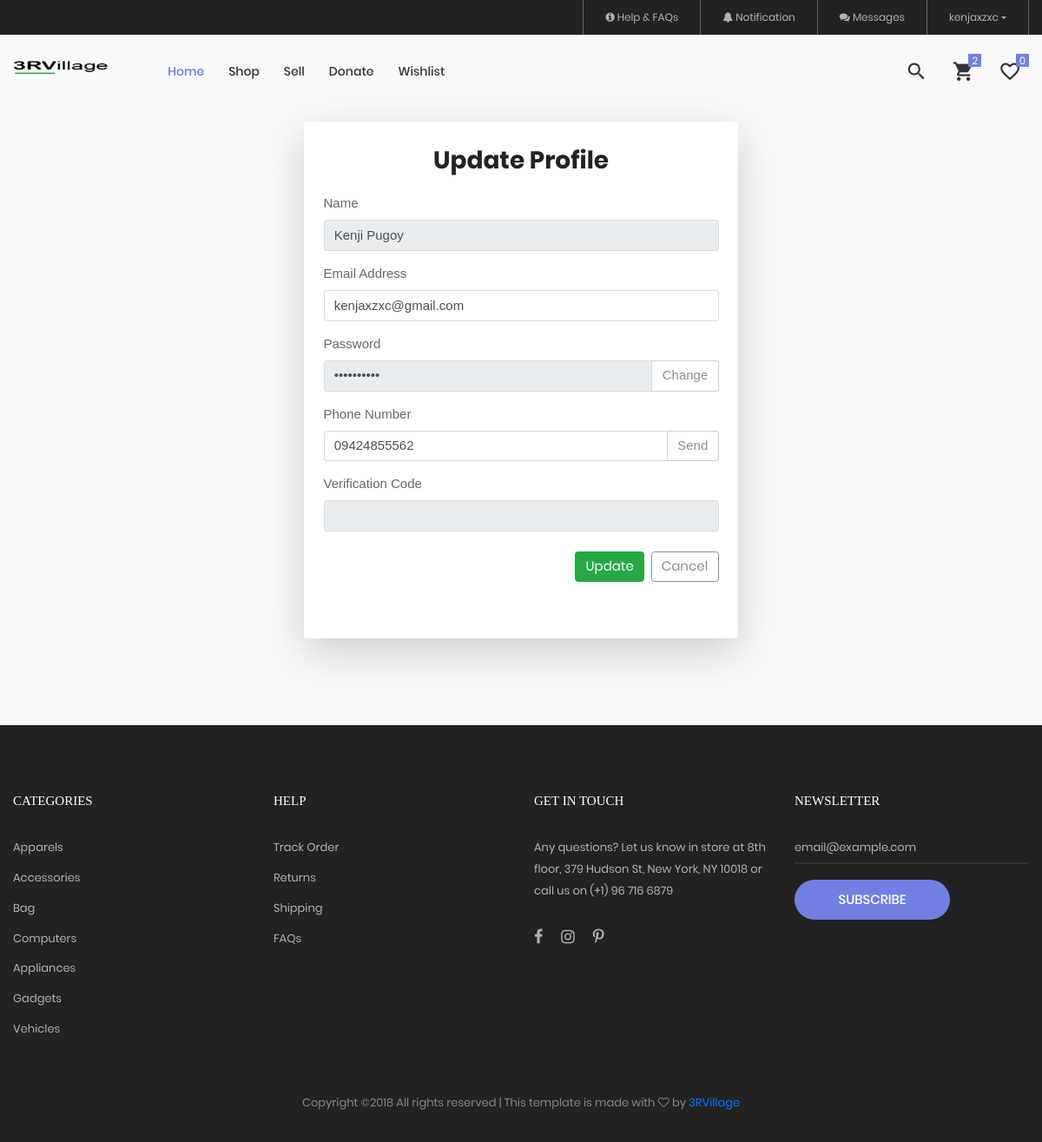
The app's page /editprofile.php (signed in), older data.
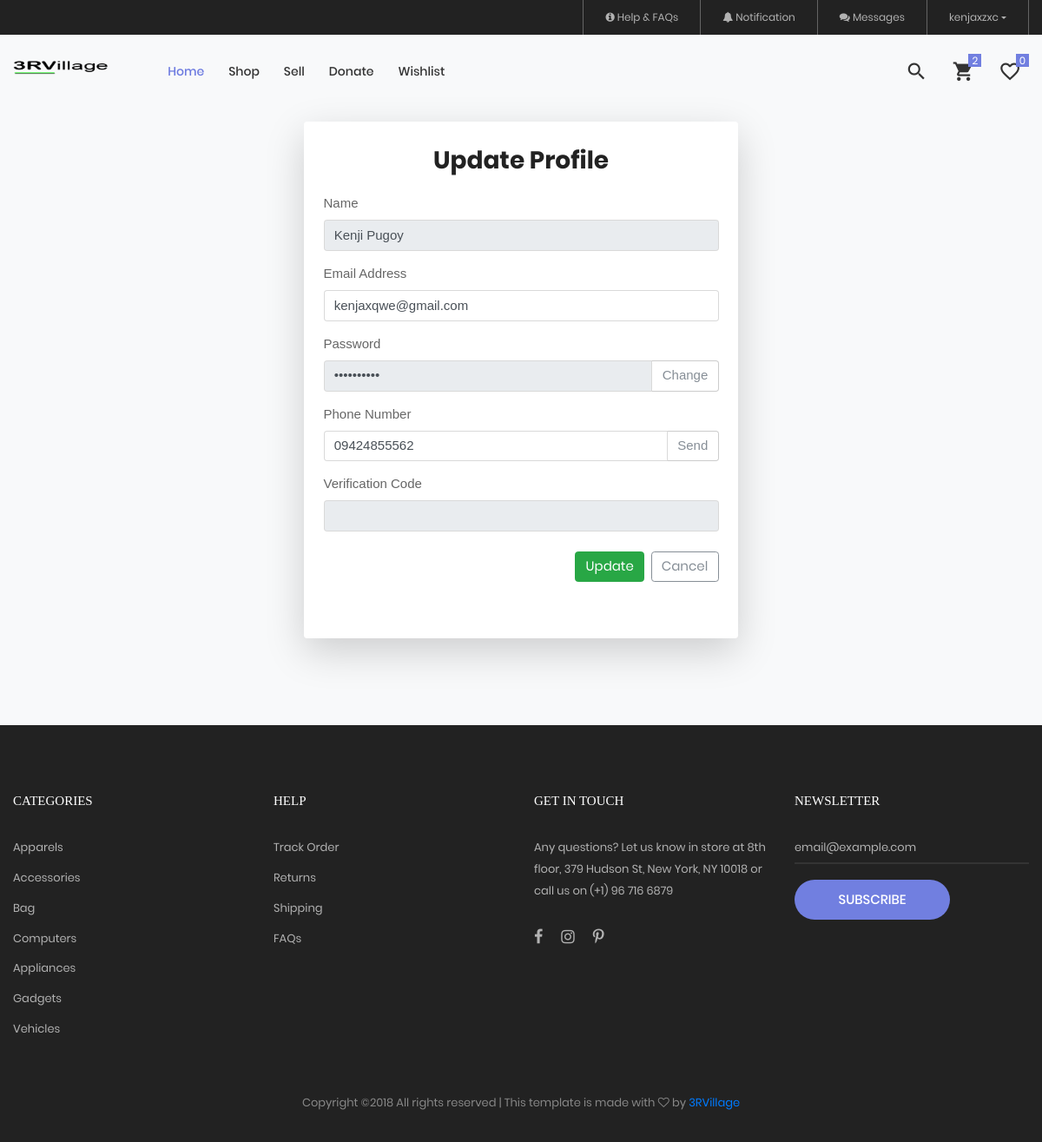
The same page, newer data.
### tables this page shows
CREATE TABLE `account` (
  `accountid` int(11) NOT NULL,
  `firstname` varchar(50) NOT NULL,
  `lastname` varchar(50) NOT NULL,
  `username` varchar(50) NOT NULL,
  `password` varchar(50) NOT NULL,
  `email` varchar(50) NOT NULL,
  `contactno` varchar(20) NOT NULL,
  `status` int(11) NOT NULL DEFAULT '1'
);

### public/editprofile.php (the view, shortened to what this page needs)
<?php
  include('connection.php');
?>
<!DOCTYPE html>
<html lang="en">
<head>
  <?php include('link.php');?>
  </head>
<body class="bg-light">
  <?php
      include('header.php');
    ?>
  <section class="col-sm-12 bg-light">
  <?php $id=$_SESSION['accountid']?>
     <?php
          $res = mysqli_query($conn, "SELECT * FROM account where username='$id'");
          while($row=$res->fetch_array()){
     ?>
  <form action="" method="POST">
  <div class="row justify-content-center">
    <div class="shadow-lg col-sm-5 m-b-100 m-t-100 p-4 bg-white rounded">
     <h4 class="ltext-102 cl5 mb-4 mt-2 text-center">Update Profile</h4>
      <div class="form-group">
        <label>Name</label>
        <input class="form-control" type="text" name="name" value="<?php echo $row['firstname']." ".$row ['lastname'] ?>" disabled>
      </div>
       <div class="form-group">
        <label>Email Address</label>
        <input class="form-control" type="email" name="email" value="<?php echo $row['email'] ?>">
      </div>
      <div class="form-group">
        <label>Password</label>
        <div class="input-group">
        <input class="form-control" type="password" name="password" value="<?php echo $row['password'] ?>" disabled>
         <div class="input-group-append">
            <a class="text-secondary hover-white" href="changepassword.php">
            <button class="btn btn-outline-secondary border-left-0 rounded-0 rounded-right" style="border-color: #ccc;" type="button">Change</button>
          </a>
          </div>
        </div>
      </div>
      <div class="form-group">
        <label>Phone Number</label>
        <div class="input-group">
        <input class="form-control" type="text" name="contact" value="<?php echo $row['contactno'] ?>">
         <div class="input-group-append">
            <button id="updateNumber" class="btn btn-outline-secondary border-left-0 rounded-0 rounded-right" style="border-color: #ccc;" type="button">Send</button>
          </div>
        </div>
      </div>
      <div class="form-group">
        <label>Verification Code</label>
        <input class="form-control" type="text" name="verify" value="" readonly>
      </div>
      <div class="mt-4 m-b-100">
        <a href="home.php"><button type="button" class="stext-106 btn btn-outline-secondary float-right" id="btnCancel">Cancel</button></a>
        <button type="submit" class="stext-106 btn btn-success float-right mr-2" id="btnSave" name="btnUpdate">Update</button>
      </div>
      <?php
        }
      ?>
    </div>
    </div>
    </form>
</section>
    <?php
   include('footer.php');
    ?>
 </body>
</html>

Row changes from the older to the newer data that the page shows:
changed account "Kenji Pugoy": email "kenjaxzxc@gmail.com" → "kenjaxqwe@gmail.com"
